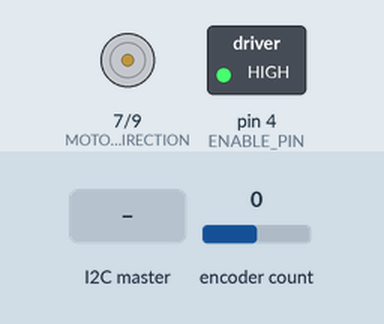
A sketch run on a simulated Arduino Uno, built with avr-gcc and run on an emulated ATmega328P. On the bench: direction and speed pins drawn as motors (green arrow = direction pin HIGH = forward, orange = LOW = backward, longer = more drive), switched loads named in the sketch (green lamp = pin HIGH). Inputs (shaded band) come from the test bench; at power-on: encoder count 0.

Above: at 1.2 s.
1.3 s: encoder count set to 1
At 2.4 s:
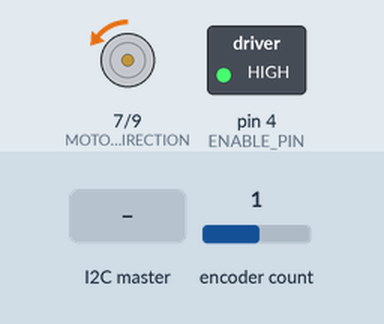
2.8 s: the I2C master sends the byte 1
At 3.6 s:
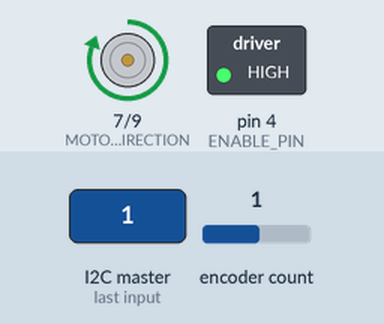
4.3 s: the I2C master sends the byte 0
At 4.7 s:
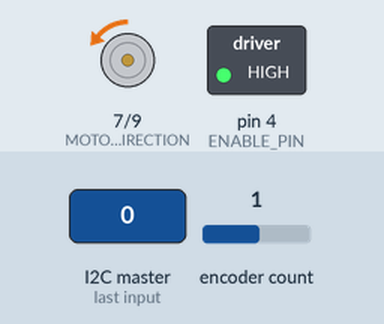
5.8 s: the I2C master sends the byte 2
At 7.1 s:
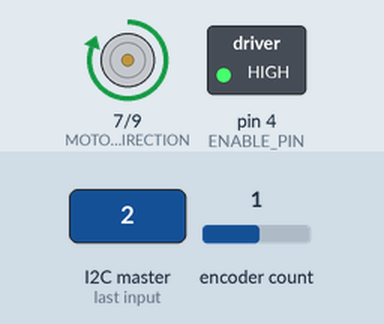
Timing chart, 0 to 8.3 s (numbered marks = the images above; inputs shaded):
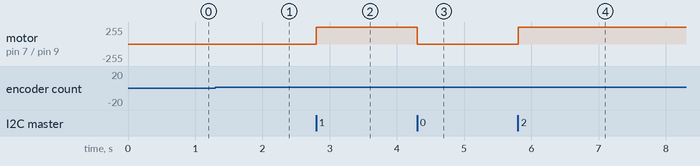

Measured:
- after the input at 1.3 s, motor on pin 7 (MOTOR_1_DIRECTION) / pin 9 (MOTOR_1_PWM): stopped → backward 2/255 at once
- after the input at 2.8 s, motor on pin 7 (MOTOR_1_DIRECTION) / pin 9 (MOTOR_1_PWM): backward 2/255 → forward 255/255 at once
- after the input at 4.3 s, motor on pin 7 (MOTOR_1_DIRECTION) / pin 9 (MOTOR_1_PWM): forward 255/255 → backward 2/255 at once
- after the input at 5.8 s, motor on pin 7 (MOTOR_1_DIRECTION) / pin 9 (MOTOR_1_PWM): backward 2/255 → forward 255/255 at once

The sketch:

final_controller.ino
```cpp
#define ENCODER_OPTIMIZE_INTERRUPTS
#include <Encoder.h>
#include <Wire.h> // for I2C comms

// Uncomment these # defines to add some debugging output.
// #define DEBUG_ISR
// #define I2C_DEBUG
// #define DEBUG_MAIN

// A & B pins for encoder 1
#define A_1_PIN 2
#define B_1_PIN 3

#define ANGULAR_RESET_PIN 8

// Constants used in the calculations
#define COUNTS_PER_ROTATION (64*50) // 64 if both A&B on interrupt pins, 16 else

// -------- Motor Defines ----------
#define MOTOR_1_PWM 9
#define MOTOR_1_DIRECTION 7

#define ENABLE_PIN 4 // for turning off & on the motor
#define STATUS_FLAG 12

#define CLOCKWISE HIGH
#define COUNTERCLOCKWISE LOW

// -------- I2C defines --------
#define SLAVE_ADDRESS 0x04

// Setup the wheel encoder.
Encoder wheel(A_1_PIN, B_1_PIN);

void setup() {
    pinMode(MOTOR_1_PWM, OUTPUT);
    pinMode(MOTOR_1_DIRECTION, OUTPUT);

    // Turn on the ENABLE pin
    pinMode(ENABLE_PIN, OUTPUT);
    digitalWrite(ENABLE_PIN, HIGH);

    // Setup SF / status. LOW is a fault.
    pinMode(STATUS_FLAG, INPUT);

    Serial.begin(74880);

    // Setup I2C comms
    Wire.begin(SLAVE_ADDRESS);
    Wire.onReceive(dataFromI2C);
}

#define PERIOD 7 // in MS
#define BATTERY_MAX_VOLTAGE 7.3

static double setPosition = 0;
void dataFromI2C(int numBytes) {
    // For right now, we're only getting 1 byte at a time.
    byte quadrant = Wire.read();

    #ifdef I2C_DEBUG
        Serial.print("From I2C: ");
        Serial.print(quadrant);
        Serial.println();
    #endif

    setPosition = quadrant * PI / 2;
}

/**
 * Ensures x doesn't get smaller than minVal, or larger than maxVal
 * @param  x
 * @param  minVal
 * @param  maxVal
 * @return
 */
double mapToRange(double x, double minVal, double maxVal) {
    if (x > maxVal) {
        return maxVal;
    }

    if (x < minVal) {
        return minVal;
    }

    return x;
}

/**
 * Runs our PID controller, which is really just a P controller
 * @param  new_position the position in RADIANS
 * @return              Vout
 */
double controller(double newPosition) {
    static const double Kp = 10.0;
    static const double Kd = 0;
    static const double Ki = 0;

    // static double oldError = 0;
    // static double sum = 0;

    double newError = setPosition - newPosition;
    // sum += newError;

    double pTerm = (newError) * Kp;
    // double dTerm = (newError - oldError) * Kd / PERIOD;
    // double iTerm = sum * PERIOD * Ki;

    #ifdef DEBUG_ISR
        static long i = 0;
        i++;

        if (i%100 == 0) {

            Serial.print(setPosition);
            Serial.print("\t");
            Serial.print(newPosition);
            Serial.print("\t");
            Serial.print(newError);
            Serial.print("\t");
            Serial.println(pTerm);
        }
    #endif

    // oldError = newError;
    // oldPosition = newPosition;

    double Vout = pTerm;
    return mapToRange(Vout, -BATTERY_MAX_VOLTAGE, BATTERY_MAX_VOLTAGE);
}

void loop() {
    unsigned long start_time = millis();

    // Grab the current position
    double newPosition = wheel.read() * 2*PI / (COUNTS_PER_ROTATION);

    // Get the new voltage from our controller
    double Vout = controller(newPosition);

    // If the Vout is negative, tell the motor to spin the motor in the other direction
    int direction = CLOCKWISE;
    if (Vout < 0) {
        Vout *= -1; // make Vout positive.
        direction = COUNTERCLOCKWISE;
    }

    int pwm = (Vout * 255 / BATTERY_MAX_VOLTAGE);

    // Set the PWM
    analogWrite(MOTOR_1_PWM, pwm);
    digitalWrite(MOTOR_1_DIRECTION, direction);

    #ifdef DEBUG_MAIN
        static long i = 0;
        i++;

        // Only print once every 100 times.
        if (i % 100 == 0) {
            Serial.print(newPosition);
            Serial.print("\t");
            Serial.print(wheel.read());
            Serial.print("\t");
            Serial.print(Vout);
            Serial.print("\t");
            Serial.print(pwm);
            Serial.println();
        }
    #endif

    unsigned long end_time = millis();

    if (end_time - start_time > PERIOD) {
        Serial.println("ERROR - Main takes too long");
    }

    // Wait for PERIOD time
    while (millis() < start_time + PERIOD);
}
```
